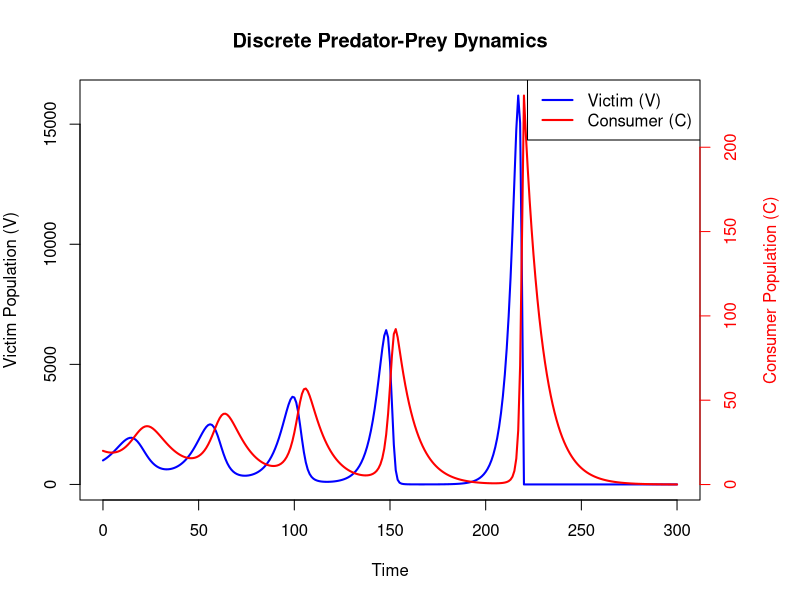
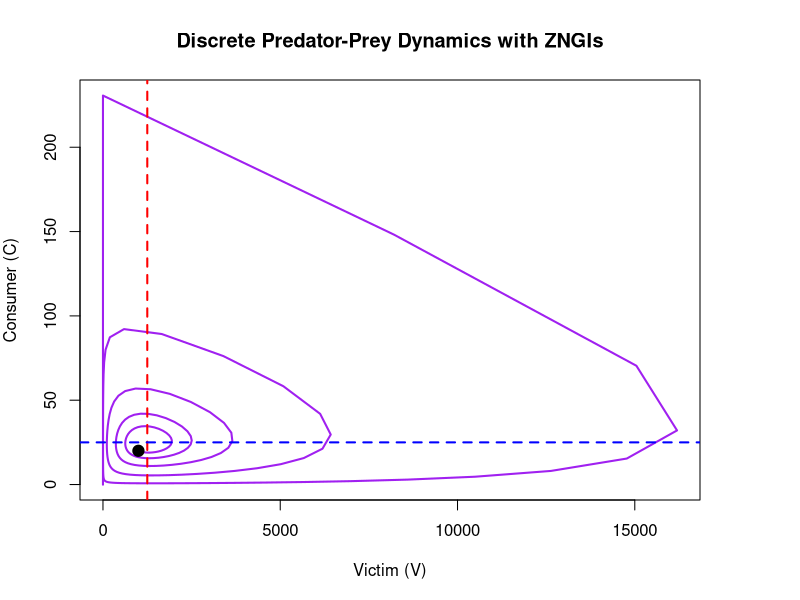

The R source for these figures, in order:
## ---- chunk 1
discrete_predator_prey_model <- function(time_steps, dt, initial_state, parameters) {
  # Initialise vectors to store populations
  time_steps <- round(time_steps)
  V <- numeric(time_steps + 1)
  C <- numeric(time_steps + 1)
  time <- seq(0, time_steps * dt, by = dt)
  
  # Set initial populations
  V[1] <- initial_state["V"]
  C[1] <- initial_state["C"]
  
  # Extract parameters
  R <- parameters["R"]
  a <- parameters["a"]
  f <- parameters["f"]
  q <- parameters["q"]
  
  # Loop through time steps to calculate populations
  for (t in 1:time_steps) {
    # max(0, ...) stops populations going negative (like IF() in Excel)
    V[t + 1] <- max(0, V[t] + dt * (R * V[t] - a * V[t] * C[t]))
    C[t + 1] <- max(0, C[t] + dt * (a * f * V[t] * C[t] - q * C[t]))
  }
  
  # Combine results into a data frame
  data.frame(time = time, V = V, C = C)
}
## ---- chunk 2
parameters <- c(R = 0.25,  # Victim (prey) growth rate
                a = 0.01,  # Attack rate
                f = 0.008, # Conversion efficiency
                q = 0.1)   # Consumer (predator) death rate

initial_state <- c(V = 1000,  # Initial victim population
                   C = 20)    # Initial consumer population

total_time <- 300             # Total time to simulate
dt <- 1                       # Time step (dt), 1 = a standard discrete model
time_steps <- total_time / dt # Number of time steps needed to cover total_time
## ---- chunk 3
output_df <- discrete_predator_prey_model(time_steps = time_steps, dt = dt, 
                                          initial_state = initial_state, 
                                          parameters = parameters)
## ---- chunk 4
# Make room in the right-hand margin for the second axis label
par(mar = c(5, 4, 4, 5))

# Plot victim population on the primary y-axis
plot(output_df$time, output_df$V, type = "l", col = "blue", lwd = 2, 
     ylab = "Victim Population (V)", xlab = "Time", main = "Discrete Predator-Prey Dynamics")

# Add consumer population on a secondary y-axis
par(new = TRUE)
plot(output_df$time, output_df$C, type = "l", col = "red", lwd = 2, 
     axes = FALSE, xlab = "", ylab = "")
axis(side = 4, col = "red", col.axis = "red")
mtext("Consumer Population (C)", side = 4, line = 3, col = "red")

# Add legend
legend("topright", legend = c("Victim (V)", "Consumer (C)"), 
       col = c("blue", "red"), lwd = 2)
## ---- chunk 5
### Phase Plot with ZNGIs, Initial Point, and Arrow
plot(output_df$V, 
     output_df$C, 
     type = "l", 
     col = "purple", 
     lwd = 2, 
     xlab = "Victim (V)", ylab = "Consumer (C)", 
     main = "Discrete Predator-Prey Dynamics with ZNGIs")

# Add Consumer ZNGI: no change in C when V = q / (a * f) (a vertical line)
abline(v = parameters["q"] / (parameters["a"] * parameters["f"]),
       col = "red", lwd = 2, lty = 2)

# Add Victim ZNGI: no change in V when C = R / a (a horizontal line)
abline(h = parameters["R"] / parameters["a"], col = "blue", lwd = 2, lty = 2)

# Add point for initial population sizes
points(output_df$V[1], output_df$C[1], pch = 19, col = "black", cex = 1.5)

# Add an arrow to the end of the line
arrows(x0 = output_df$V[nrow(output_df) - 1], 
       y0 = output_df$C[nrow(output_df) - 1], 
       x1 = output_df$V[nrow(output_df)], 
       y1 = output_df$C[nrow(output_df)], 
       col = "purple", length = 0.1, lwd = 2)
